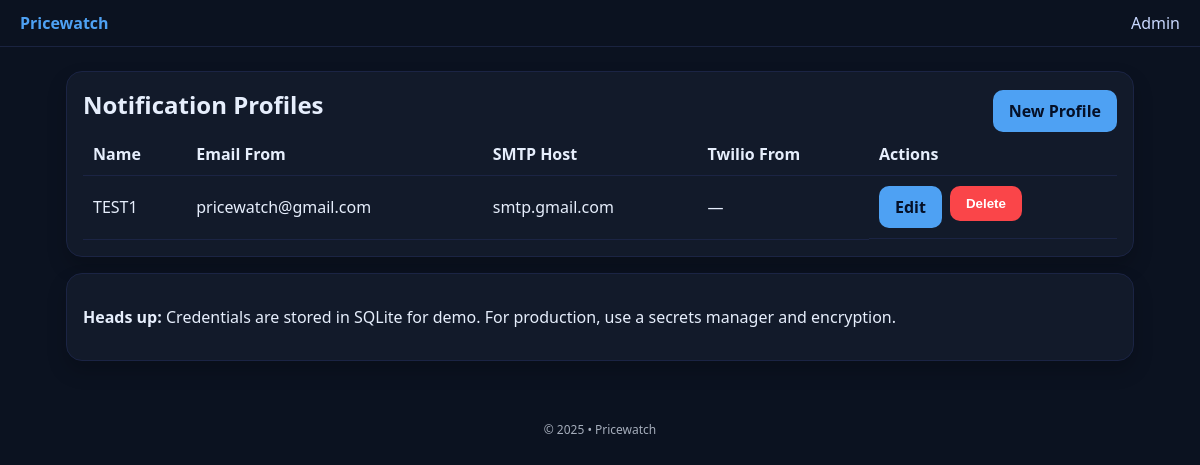
The page /admin/profiles on the database as committed earlier.
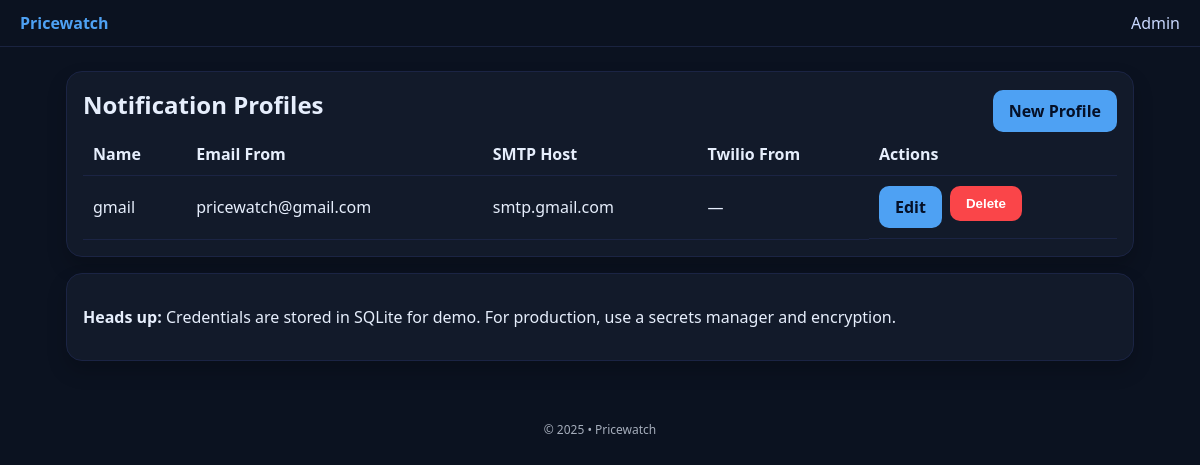
The same page on the database as committed later.
### app/models.py (models this page shows)
class NotificationProfile(Base):
    __tablename__ = "notification_profiles"
    id = Column(Integer, primary_key=True)
    name = Column(String(255), nullable=False, index=True)
    email_from = Column(String(255), nullable=True)
    smtp_host = Column(String(255), nullable=True)
    smtp_port = Column(Integer, nullable=True)
    smtp_user = Column(String(255), nullable=True)
    smtp_pass = Column(Text, nullable=True)  # Encrypted
    twilio_account_sid = Column(String(255), nullable=True)
    twilio_auth_token = Column(Text, nullable=True)  # Encrypted
    twilio_from_number = Column(String(20), nullable=True)
    created_at = Column(DateTime, default=datetime.utcnow, index=True)
    trackers = relationship("Tracker", back_populates="profile")

### app/main.py (the view)
@app.get("/admin/profiles", response_class=HTMLResponse)
def profiles_list(request: Request, db: Session = Depends(get_db)):
    try:
        profile_service = ProfileService(db)
        profiles = profile_service.get_all_profiles()
        return templates.TemplateResponse(
            "admin/profiles.html",
            {"request": request, "profiles": profiles}
        )
    except Exception as e:
        logger.error(f"Failed to load profiles: {e}")
        raise HTTPException(status_code=500, detail="Internal server error")

### app/templates/admin/profiles.html
{% extends "base.html" %}
{% block content %}
<section class="card">
  <div style="display:flex; justify-content:space-between; align-items:center;">
    <h1>Notification Profiles</h1>
    <a class="btn" href="/admin/profiles/new">New Profile</a>
  </div>
  {% if not profiles %}
    <p>No profiles yet — add one.</p>
  {% else %}
  <table>
    <thead>
      <tr><th>Name</th><th>Email From</th><th>SMTP Host</th><th>Twilio From</th><th>Actions</th></tr>
    </thead>
    <tbody>
      {% for p in profiles %}
        <tr>
          <td>{{ p.name }}</td>
          <td>{{ p.email_from or '—' }}</td>
          <td>{{ p.smtp_host or '—' }}</td>
          <td>{{ p.twilio_from_number or '—' }}</td>
          <td style="display:flex; gap:8px;">
            <a class="btn" href="/admin/profiles/{{ p.id }}/edit">Edit</a>
            <form method="post" action="/admin/profiles/{{ p.id }}/delete" onsubmit="return confirm('Delete this profile?')">
              <button class="btn danger" type="submit">Delete</button>
            </form>
          </td>
        </tr>
      {% endfor %}
    </tbody>
  </table>
  {% endif %}
</section>
<section class="card">
  <p><strong>Heads up:</strong> Credentials are stored in SQLite for demo. For production, use a secrets manager and encryption.</p>
</section>
{% endblock %}

Rows that differ between the two databases and show on the page:
removed NotificationProfile: name "TEST1", email_from "pricewatch@gmail.com", smtp_host "smtp.gmail.com", twilio_from_number "—"
added NotificationProfile: name "gmail", email_from "pricewatch@gmail.com", smtp_host "smtp.gmail.com", twilio_from_number "—"
